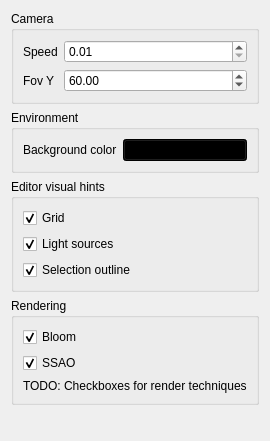
<?xml version="1.0" encoding="UTF-8"?>
<ui version="4.0">
 <class>MiscSettingsWidget</class>
 <widget class="QWidget" name="MiscSettingsWidget">
  <property name="geometry">
   <rect>
    <x>0</x>
    <y>0</y>
    <width>243</width>
    <height>441</height>
   </rect>
  </property>
  <property name="windowTitle">
   <string>Form</string>
  </property>
  <layout class="QVBoxLayout" name="verticalLayout">
   <item>
    <widget class="QGroupBox" name="groupBox">
     <property name="title">
      <string>Camera</string>
     </property>
     <layout class="QFormLayout" name="formLayout">
      <item row="0" column="0">
       <widget class="QLabel" name="label">
        <property name="text">
         <string>Speed</string>
        </property>
       </widget>
      </item>
      <item row="0" column="1">
       <widget class="QDoubleSpinBox" name="spinCameraSpeed">
        <property name="minimum">
         <double>0.010000000000000</double>
        </property>
        <property name="singleStep">
         <double>0.100000000000000</double>
        </property>
       </widget>
      </item>
      <item row="1" column="0">
       <widget class="QLabel" name="label_2">
        <property name="text">
         <string>Fov Y</string>
        </property>
       </widget>
      </item>
      <item row="1" column="1">
       <widget class="QDoubleSpinBox" name="spinFovY">
        <property name="minimum">
         <double>1.000000000000000</double>
        </property>
        <property name="value">
         <double>60.000000000000000</double>
        </property>
       </widget>
      </item>
     </layout>
    </widget>
   </item>
   <item>
    <widget class="QGroupBox" name="groupBox_2">
     <property name="title">
      <string>Environment</string>
     </property>
     <layout class="QFormLayout" name="formLayout_2">
      <item row="0" column="1">
       <widget class="QPushButton" name="buttonBackgroundColor">
        <property name="styleSheet">
         <string notr="true">background-color: rgb(0,0,0);</string>
        </property>
        <property name="text">
         <string/>
        </property>
       </widget>
      </item>
      <item row="0" column="0">
       <widget class="QLabel" name="label_4">
        <property name="text">
         <string>Background color</string>
        </property>
       </widget>
      </item>
     </layout>
    </widget>
   </item>
   <item>
    <widget class="QGroupBox" name="groupBox_3">
     <property name="title">
      <string>Editor visual hints</string>
     </property>
     <layout class="QVBoxLayout" name="verticalLayout_3">
      <item>
       <widget class="QCheckBox" name="checkBoxGrid">
        <property name="text">
         <string>Grid</string>
        </property>
        <property name="checked">
         <bool>true</bool>
        </property>
       </widget>
      </item>
      <item>
       <widget class="QCheckBox" name="checkBoxLightSources">
        <property name="text">
         <string>Light sources</string>
        </property>
        <property name="checked">
         <bool>true</bool>
        </property>
       </widget>
      </item>
      <item>
       <widget class="QCheckBox" name="checkBoxSelectionOutline">
        <property name="text">
         <string>Selection outline</string>
        </property>
        <property name="checked">
         <bool>true</bool>
        </property>
       </widget>
      </item>
     </layout>
    </widget>
   </item>
   <item>
    <widget class="QGroupBox" name="groupBox_4">
     <property name="title">
      <string>Rendering</string>
     </property>
     <layout class="QVBoxLayout" name="verticalLayout_2">
      <item>
       <widget class="QCheckBox" name="checkBoxBloom">
        <property name="enabled">
         <bool>true</bool>
        </property>
        <property name="text">
         <string>Bloom</string>
        </property>
        <property name="checked">
         <bool>true</bool>
        </property>
       </widget>
      </item>
      <item>
       <widget class="QCheckBox" name="checkBoxSSAO">
        <property name="text">
         <string>SSAO</string>
        </property>
        <property name="checked">
         <bool>true</bool>
        </property>
       </widget>
      </item>
      <item>
       <widget class="QLabel" name="label_3">
        <property name="text">
         <string>TODO: Checkboxes for render techniques</string>
        </property>
       </widget>
      </item>
     </layout>
    </widget>
   </item>
   <item>
    <spacer name="verticalSpacer">
     <property name="orientation">
      <enum>Qt::Vertical</enum>
     </property>
     <property name="sizeHint" stdset="0">
      <size>
       <width>20</width>
       <height>40</height>
      </size>
     </property>
    </spacer>
   </item>
  </layout>
 </widget>
 <resources/>
 <connections/>
</ui>
